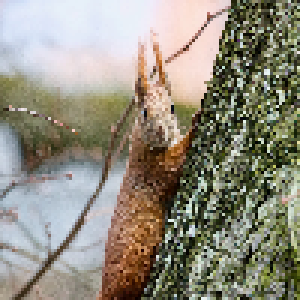
#> input picture ML_HW6_310706043_肇綺筠/image2.png, 100 x 100 px (shown 3 times larger)
$ python kernel_k_means.py
#> lines starting #> are read from the running program, lines starting #| are printed output that depends on the picture; long printed decimals are rounded
### ML_HW6_310706043_肇綺筠/functions.py
from matplotlib import projections
import numpy as np
import cv2
from scipy.spatial.distance import pdist,squareform
from mpl_toolkits.mplot3d import Axes3D
import matplotlib.pyplot as plt
from array2gif import write_gif

#colors for ploting
ColorMap = np.random.choice(range(256),size=(100,3)) #RGB values-> [0,0,255]...

'''
1. each pixel should be treated as data point ->  flatten the image to array
2. we have s(x) and c(x) two parameters
3. s(x) -> the size: Height, Width for image
4. c(x) -> color info (channel=3) C
'''
def read_img(p):
#> called with p = 'image2.png'
    img = cv2.imread(p)
#> img is the input picture: shape (100, 100, 3); mean B, G, R 125.9, 140.4, 144.8
    H,W,C = img.shape
#> H = 100; W = 100; C = 3
    flatten = np.zeros((H*W,C))#10000x3
    for h in range(H):
        flatten[h*W:(h+1)*W] = img[h]
    return flatten,H,W

def kernel(x,gs=1,gc=1):
    n = len(x) #x:100x100x3,the length will be 10000
    s = np.zeros((n,2))#columns: width & height -> s records the h & w of each data point(hxw)
    #sqeuclidean -> vector間歐式距離的平方
    for i in range(n):
        s[i] = [i//100,i%100] #d1:(0,1),(0,2)...
    k = squareform(np.exp(-gs*pdist(s,'sqeuclidean')))*squareform(np.exp(-gc*pdist(x,'sqeuclidean')))
    return k

def visualize(classes,k,h,w): #x-> is classes!classes[i] = j(cluster) / k:# of clusters / height / width
    color = ColorMap[:k,:] #only k clusters, so we only need the first k color rows
    assign = np.zeros((h,w,3))#record the color assigning to specific data point
    for i in range(h):
        for j in range(w):
            assign[i,j,:] = color[classes[i*w+j]] #assign color to each datapoint, same cluster same color

    return assign.astype(np.uint8)#align with the pixel type

#plot three dimensional where cluster = 3
# [10 lines left out: function plotting, not called in this run]


def gif_img(segs,path):
    #for i in range(len(segs)):
        write_gif(segs,path,fps=2)

### ML_HW6_310706043_肇綺筠/KMeans.py
import numpy as np
from functions import *

eps = 1e-8 #the EM algo convergence thresold


#Gram,k,HEIGHT,WIDTH,initType=k_means_initType
#reminder:input x is already projected to the vector space by kernel function
def ini_mean(x,k,type): #x-> k(x,x)the value of kernel :(datapoints,features)/ clusters:3 / type

    #print(x.shape)
    cluster = np.zeros((k,x.shape[1])) #record the cluster mean,total:three clusters x data features

    if type == "kmean++":
        #the first cluster mean, randomly choose a datapoint as mean(center of the cluster)
        cluster[0] = x[np.random.randint(low=0,high=x.shape[0],size=1),:]

        for c in range(1,k): #len(x) = number of datapoints
            d = np.zeros((len(x),c)) #d records the distance between data point and the center of each cluster
            for i in range(len(x)): #pick one data
                for j in range(c): #calculate the distance between the data and  centers (mean) of all other clusters
                    d[i,j] = np.sqrt(np.sum((x[i]-cluster[j])**2))
            d_min = np.min(d,axis=1) #filter out the min distance
            sum = np.sum(d_min)*np.random.rand()
            for i in range(len(x)):
                sum-=d_min[i]
                if sum<=0: #the min distance makes sum <=0(max), we should select it as centorid
                    cluster[c] = x[i]#find the new mean and update the center of cluster
                    break
    elif type == 'random_k': #randomly choose k numbers as center
        rand = np.random.randint(low=0,high=x.shape[0],size=k)
        cluster = x[rand,:]
    else: #gaussian sample, use the mean and  variance of dataset to find the center of the cluster
        mean = np.mean(x,axis=0)#we need to calculate the mean according to 0 axis(feature)of data
        std = np.std(x,axis=0)
        for c in range(x.shape[1]):#c traverse the feature of x!
            cluster[:,c] = np.random.normal(mean[c],std[c],size=k)#cluster c use mean[c]/std[c]

    return cluster


def kmeans(x,k,h,w,type='random',gifpath='default.gif'):

    mean = ini_mean(x,k,type) #return the initial mean of each cluster
    #mean:(# of clusters , the data(mean)feature)
    #record the class of each datapoint(100x100)
    Classes = np.zeros(len(x),dtype=np.uint8)
    segs = []
    diff = 1e8
    count=1
    while diff > eps:
        #the E-step, find alphank
        for i in range(len(x)):
            dist = []
            for j in range(k):
                dist.append(np.sqrt(np.sum((x[i]-mean[j])**2))) #there will only be k distances in dist
            Classes[i] = np.argmin(dist) #classes[i] records the index of min distance between data and class

        #the M-step:update the center(mean)of the cluster after first classification
        new_mean = np.zeros(mean.shape)
        for i in range(k): #traverse all clusters
            match = np.argwhere(Classes == i).reshape(-1) #this will return the data index that belongs to cluster i
            for j in match:#traverse all the datapoint in cluster i and find the new mean
                new_mean[i]=new_mean[i]+x[j]
            if len(match)>0:
                new_mean[i]=new_mean[i]/len(match)
        diff = np.sum((new_mean-mean)**2)
        mean = new_mean

        seg = visualize(Classes,k,h,w) #do color assignment to each datapoint within different clusters
        segs.append(seg)
        print('step:{}'.format(count))

        for i in range(k):#record how many data is classified in specific cluster during different steps(iteration)
            print('cluster k = {}: data {}'.format(i+1,np.count_nonzero(Classes == i)))
        print('parameter diff = {}'.format(diff))
        print('======================')
        cv2.imshow('',seg)#the color
        cv2.waitKey(1)
        count+=1

    return Classes,segs


### ML_HW6_310706043_肇綺筠/kernel_k_means.py
import cv2
import os
from functions import*
from KMeans import*
from array2gif import write_gif
#print(cv2.__version__)
#parameter settings
imgp= 'image2.png'
flat_img,h,w = read_img(imgp)
#> h = 100; w = 100
gs = 0.001
gc = 0.001
k = 3
init_type = 'kmean++'#'kmean++' #'random_k' 'gaussian'
#gif_p = os.path.join('GIF','{}_{}'.format(imgp.split('.')[0],'kernel_k_means.gif'))
#compute the kernel
K = kernel(flat_img,gs,gc)
#> in kernel, `n = len(x)`: n = 10000
matches,segs = kmeans(K,k,h,w,type=init_type)
#> the loop in ini_mean, `for c in range(1,k):` made 2 passes
#> in kmeans, `Classes = np.zeros(len(x),dtype=np.uint8)`: Classes = 10000 values from 0 to 0
#> after the loop in kmeans, `for i in range(len(x)):`: Classes = 10000 values, max 2 at index 2606, min 0 at index 8, mean 0.955
#> in kmeans, `diff = np.sum((new_mean-mean)**2)`: diff = 60.98
#> in visualize, `assign = np.zeros((h,w,3))#record the color assigning to specific data..`: assign: shape (100, 100, 3) float64; every value is 0
#> after the loop in visualize, `for i in range(h):`:
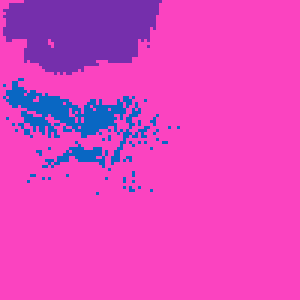
#> assign: shape (100, 100, 3) float64 (shown 3 times larger); mean of channels 0, 1, 2 190.2, 67, 224.7; drawn as B, G, R
#> the loop in kmeans, `for i in range(k):#record how many data is classified in specific clus..` made 3 passes
#| cluster k = 1: data 989
#| cluster k = 2: data 8471
#| cluster k = 3: data 540
#| parameter diff = 60.978

#segs is the clustering result during each iteration
write_gif(segs,'gaussian_clusters{}_{}_{}'.format(k,imgp.split('.')[0],'kernel_k_means.gif'),fps=2)


cv2.waitKey(0)
cv2.destroyAllWindows()

$ run again, with ML_HW6_310706043_肇綺筠/image1.png copied over ML_HW6_310706043_肇綺筠/image2.png
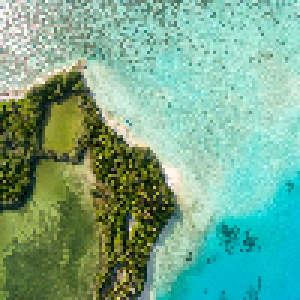
#> input picture ML_HW6_310706043_肇綺筠/image1.png, 100 x 100 px (shown 3 times larger)
#> in read_img, img is the input picture: shape (100, 100, 3); mean B, G, R 141.1, 169.4, 117.4
#> h = 100
#> n = 10000
#> the loop in ini_mean, `for c in range(1,k):` made 2 passes
#> in kmeans, `Classes = np.zeros(len(x),dtype=np.uint8)`: Classes = 10000 values from 0 to 0
#> after the loop in kmeans, `for i in range(len(x)):`: Classes = 10000 values, max 2 at index 96, min 0 at index 0, mean 0.372
#> diff = 262.8
#> after the loop in visualize, `for i in range(h):`:
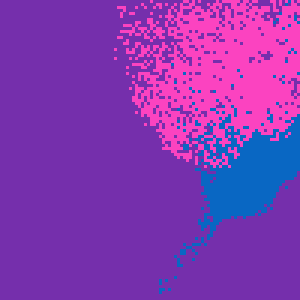
#> assign: shape (100, 100, 3) float64 (shown 3 times larger); mean of channels 0, 1, 2 177.9, 55.8, 133.9; drawn as B, G, R
#> the loop in kmeans, `for i in range(k):#record how many data is classified in specific clus..` made 3 passes
#| cluster k = 1: data 7160
#| cluster k = 2: data 1964
#| cluster k = 3: data 876
#| parameter diff = 262.786
